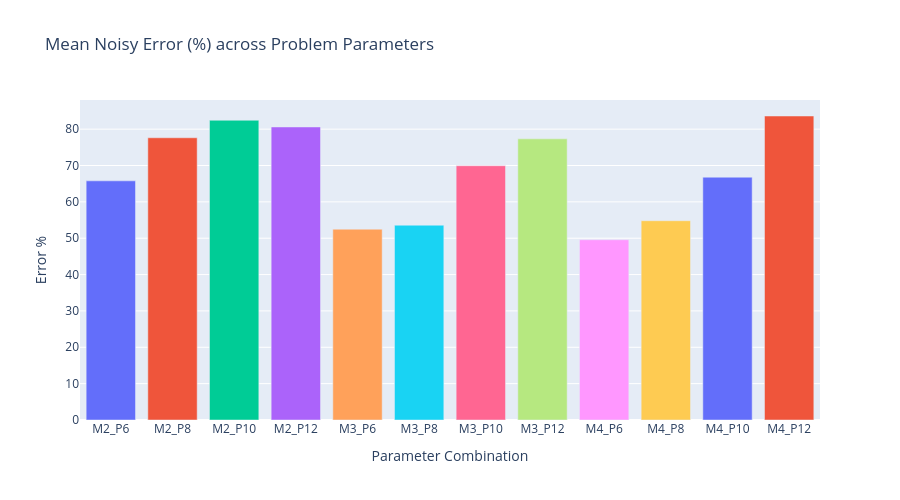
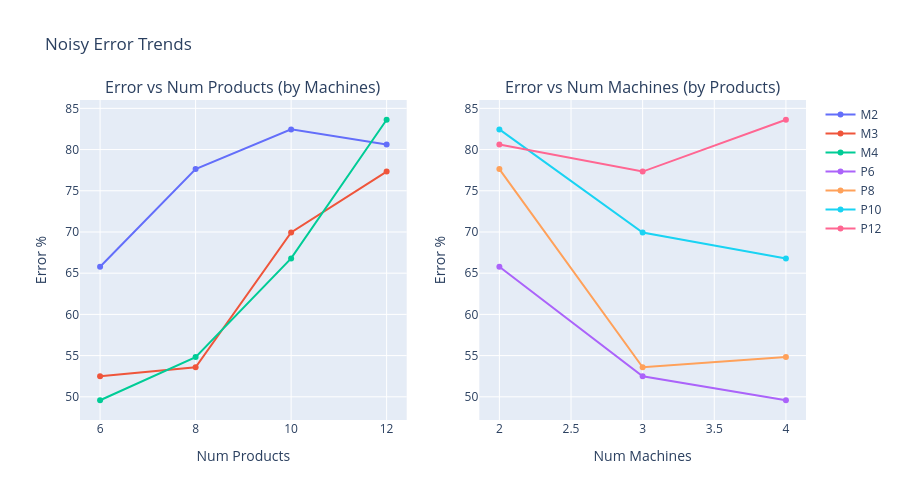
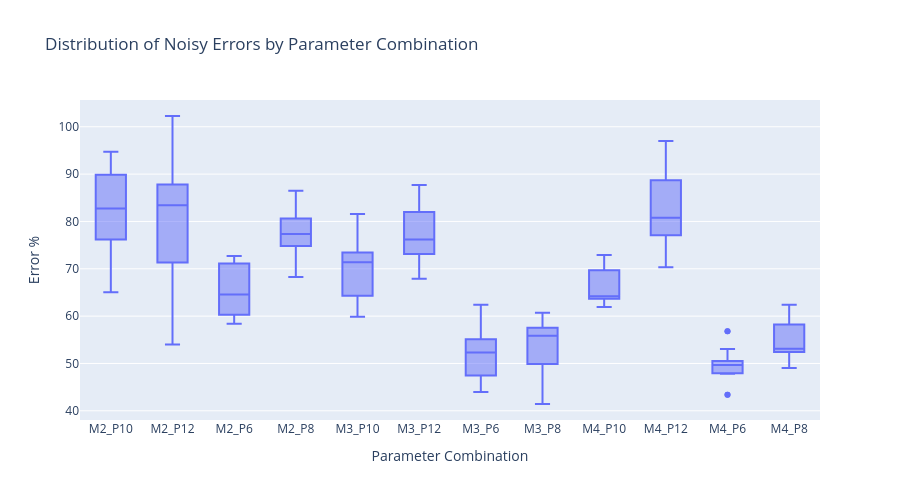

The cell these charts' notebook holds for them, in order:
### Markdown cell above
## 3. Error Analysis: Noisy vs Ideal

### Code cell
# 3.1 Noisy Error Percentage across parameter combinations
fig1 = px.bar(agg_data, x='param_combo', y='error_noisy', 
              color='param_combo', 
              title='Mean Noisy Error (%) across Problem Parameters',
              labels={'error_noisy': 'Error %', 'param_combo': 'Parameter Combination'},
              height=500)
fig1.update_layout(showlegend=False)
fig1.show()

# 3.2 Line plot showing error trends
agg_sorted = agg_data.sort_values(['num_machines', 'num_products'])
fig2 = make_subplots(rows=1, cols=2, subplot_titles=("Error vs Num Products (by Machines)", 
                                                      "Error vs Num Machines (by Products)"))

# Group by num_machines and plot error vs num_products
for machine in sorted(df_clean['num_machines'].unique()):
    subset = agg_sorted[agg_sorted['num_machines'] == machine]
    fig2.add_trace(go.Scatter(x=subset['num_products'], y=subset['error_noisy'],
                              name=f'M{int(machine)}', mode='lines+markers'),
                   row=1, col=1)

# Group by num_products and plot error vs num_machines
for product in sorted(df_clean['num_products'].unique()):
    subset = agg_sorted[agg_sorted['num_products'] == product]
    fig2.add_trace(go.Scatter(x=subset['num_machines'], y=subset['error_noisy'],
                              name=f'P{int(product)}', mode='lines+markers'),
                   row=1, col=2)

fig2.update_xaxes(title_text="Num Products", row=1, col=1)
fig2.update_xaxes(title_text="Num Machines", row=1, col=2)
fig2.update_yaxes(title_text="Error %", row=1, col=1)
fig2.update_yaxes(title_text="Error %", row=1, col=2)
fig2.update_layout(height=500, title_text="Noisy Error Trends")
fig2.show()

# 3.3 Distribution of noisy error by parameter combination (box plot)
fig3 = px.box(df_clean, x='param_combo', y='error_noisy',
              title='Distribution of Noisy Errors by Parameter Combination',
              labels={'error_noisy': 'Error %', 'param_combo': 'Parameter Combination'},
              height=500)
fig3.show()

### Figure 1 — Plotly figure (JSON) as saved in the notebook; plotly's stock layout.template omitted (floating-point values rounded to 4 significant figures)
{"data": [{"hovertemplate": "Parameter Combination=%{x}<br>Error %=%{y}<extra></extra>", "legendgroup": "M2_P6", "marker": {"color": "#636efa", "pattern": {"shape": ""}}, "name": "M2_P6", "orientation": "v", "showlegend": true, "textposition": "auto", "type": "bar", "x": ["M2_P6"], "xaxis": "x", "y": [65.79], "yaxis": "y"}, {"hovertemplate": "Parameter Combination=%{x}<br>Error %=%{y}<extra></extra>", "legendgroup": "M2_P8", "marker": {"color": "#EF553B", "pattern": {"shape": ""}}, "name": "M2_P8", "orientation": "v", "showlegend": true, "textposition": "auto", "type": "bar", "x": ["M2_P8"], "xaxis": "x", "y": [77.63], "yaxis": "y"}, {"hovertemplate": "Parameter Combination=%{x}<br>Error %=%{y}<extra></extra>", "legendgroup": "M2_P10", "marker": {"color": "#00cc96", "pattern": {"shape": ""}}, "name": "M2_P10", "orientation": "v", "showlegend": true, "textposition": "auto", "type": "bar", "x": ["M2_P10"], "xaxis": "x", "y": [82.45], "yaxis": "y"}, {"hovertemplate": "Parameter Combination=%{x}<br>Error %=%{y}<extra></extra>", "legendgroup": "M2_P12", "marker": {"color": "#ab63fa", "pattern": {"shape": ""}}, "name": "M2_P12", "orientation": "v", "showlegend": true, "textposition": "auto", "type": "bar", "x": ["M2_P12"], "xaxis": "x", "y": [80.6], "yaxis": "y"}, {"hovertemplate": "Parameter Combination=%{x}<br>Error %=%{y}<extra></extra>", "legendgroup": "M3_P6", "marker": {"color": "#FFA15A", "pattern": {"shape": ""}}, "name": "M3_P6", "orientation": "v", "showlegend": true, "textposition": "auto", "type": "bar", "x": ["M3_P6"], "xaxis": "x", "y": [52.49], "yaxis": "y"}, {"hovertemplate": "Parameter Combination=%{x}<br>Error %=%{y}<extra></extra>", "legendgroup": "M3_P8", "marker": {"color": "#19d3f3", "pattern": {"shape": ""}}, "name": "M3_P8", "orientation": "v", "showlegend": true, "textposition": "auto", "type": "bar", "x": ["M3_P8"], "xaxis": "x", "y": [53.58], "yaxis": "y"}, {"hovertemplate": "Parameter Combination=%{x}<br>Error %=%{y}<extra></extra>", "legendgroup": "M3_P10", "marker": {"color": "#FF6692", "pattern": {"shape": ""}}, "name": "M3_P10", "orientation": "v", "showlegend": true, "textposition": "auto", "type": "bar", "x": ["M3_P10"], "xaxis": "x", "y": [69.94], "yaxis": "y"}, {"hovertemplate": "Parameter Combination=%{x}<br>Error %=%{y}<extra></extra>", "legendgroup": "M3_P12", "marker": {"color": "#B6E880", "pattern": {"shape": ""}}, "name": "M3_P12", "orientation": "v", "showlegend": true, "textposition": "auto", "type": "bar", "x": ["M3_P12"], "xaxis": "x", "y": [77.33], "yaxis": "y"}, {"hovertemplate": "Parameter Combination=%{x}<br>Error %=%{y}<extra></extra>", "legendgroup": "M4_P6", "marker": {"color": "#FF97FF", "pattern": {"shape": ""}}, "name": "M4_P6", "orientation": "v", "showlegend": true, "textposition": "auto", "type": "bar", "x": ["M4_P6"], "xaxis": "x", "y": [49.58], "yaxis": "y"}, {"hovertemplate": "Parameter Combination=%{x}<br>Error %=%{y}<extra></extra>", "legendgroup": "M4_P8", "marker": {"color": "#FECB52", "pattern": {"shape": ""}}, "name": "M4_P8", "orientation": "v", "showlegend": true, "textposition": "auto", "type": "bar", "x": ["M4_P8"], "xaxis": "x", "y": [54.81], "yaxis": "y"}, {"hovertemplate": "Parameter Combination=%{x}<br>Error %=%{y}<extra></extra>", "legendgroup": "M4_P10", "marker": {"color": "#636efa", "pattern": {"shape": ""}}, "name": "M4_P10", "orientation": "v", "showlegend": true, "textposition": "auto", "type": "bar", "x": ["M4_P10"], "xaxis": "x", "y": [66.79], "yaxis": "y"}, {"hovertemplate": "Parameter Combination=%{x}<br>Error %=%{y}<extra></extra>", "legendgroup": "M4_P12", "marker": {"color": "#EF553B", "pattern": {"shape": ""}}, "name": "M4_P12", "orientation": "v", "showlegend": true, "textposition": "auto", "type": "bar", "x": ["M4_P12"], "xaxis": "x", "y": [83.62], "yaxis": "y"}], "layout": {"barmode": "relative", "height": 500, "legend": {"title": {"text": "Parameter Combination"}, "tracegroupgap": 0}, "showlegend": false, "title": {"text": "Mean Noisy Error (%) across Problem Parameters"}, "xaxis": {"anchor": "y", "categoryarray": ["M2_P6", "M2_P8", "M2_P10", "M2_P12", "M3_P6", "M3_P8", "M3_P10", "M3_P12", "M4_P6", "M4_P8", "M4_P10", "M4_P12"], "categoryorder": "array", "domain": [0, 1], "title": {"text": "Parameter Combination"}}, "yaxis": {"anchor": "x", "domain": [0, 1], "title": {"text": "Error %"}}}}

### Figure 2 — Plotly figure (JSON) as saved in the notebook; plotly's stock layout.template omitted (floating-point values rounded to 4 significant figures)
{"data": [{"mode": "lines+markers", "name": "M2", "type": "scatter", "x": [6, 8, 10, 12], "xaxis": "x", "y": [65.79, 77.63, 82.45, 80.6], "yaxis": "y"}, {"mode": "lines+markers", "name": "M3", "type": "scatter", "x": [6, 8, 10, 12], "xaxis": "x", "y": [52.49, 53.58, 69.94, 77.33], "yaxis": "y"}, {"mode": "lines+markers", "name": "M4", "type": "scatter", "x": [6, 8, 10, 12], "xaxis": "x", "y": [49.58, 54.81, 66.79, 83.62], "yaxis": "y"}, {"mode": "lines+markers", "name": "P6", "type": "scatter", "x": [2, 3, 4], "xaxis": "x2", "y": [65.79, 52.49, 49.58], "yaxis": "y2"}, {"mode": "lines+markers", "name": "P8", "type": "scatter", "x": [2, 3, 4], "xaxis": "x2", "y": [77.63, 53.58, 54.81], "yaxis": "y2"}, {"mode": "lines+markers", "name": "P10", "type": "scatter", "x": [2, 3, 4], "xaxis": "x2", "y": [82.45, 69.94, 66.79], "yaxis": "y2"}, {"mode": "lines+markers", "name": "P12", "type": "scatter", "x": [2, 3, 4], "xaxis": "x2", "y": [80.6, 77.33, 83.62], "yaxis": "y2"}], "layout": {"annotations": [{"font": {"size": 16}, "showarrow": false, "text": "Error vs Num Products (by Machines)", "x": 0.225, "xanchor": "center", "xref": "paper", "y": 1, "yanchor": "bottom", "yref": "paper"}, {"font": {"size": 16}, "showarrow": false, "text": "Error vs Num Machines (by Products)", "x": 0.775, "xanchor": "center", "xref": "paper", "y": 1, "yanchor": "bottom", "yref": "paper"}], "height": 500, "title": {"text": "Noisy Error Trends"}, "xaxis": {"anchor": "y", "domain": [0, 0.45], "title": {"text": "Num Products"}}, "xaxis2": {"anchor": "y2", "domain": [0.55, 1], "title": {"text": "Num Machines"}}, "yaxis": {"anchor": "x", "domain": [0, 1], "title": {"text": "Error %"}}, "yaxis2": {"anchor": "x2", "domain": [0, 1], "title": {"text": "Error %"}}}}

### Figure 3 — Plotly figure (JSON) as saved in the notebook; plotly's stock layout.template omitted (floating-point values rounded to 4 significant figures; data arrays with more than 128 entries replaced by an {"elided": "..."} marker saying what was removed)
{"data": [{"alignmentgroup": "True", "hovertemplate": "Parameter Combination=%{x}<br>Error %=%{y}<extra></extra>", "legendgroup": "", "marker": {"color": "#636efa"}, "name": "", "notched": false, "offsetgroup": "", "orientation": "v", "showlegend": false, "type": "box", "x": {"elided": "155 str values"}, "x0": " ", "xaxis": "x", "y": {"elided": "155 float values"}, "y0": " ", "yaxis": "y"}], "layout": {"boxmode": "group", "height": 500, "legend": {"tracegroupgap": 0}, "title": {"text": "Distribution of Noisy Errors by Parameter Combination"}, "xaxis": {"anchor": "y", "domain": [0, 1], "title": {"text": "Parameter Combination"}}, "yaxis": {"anchor": "x", "domain": [0, 1], "title": {"text": "Error %"}}}}
